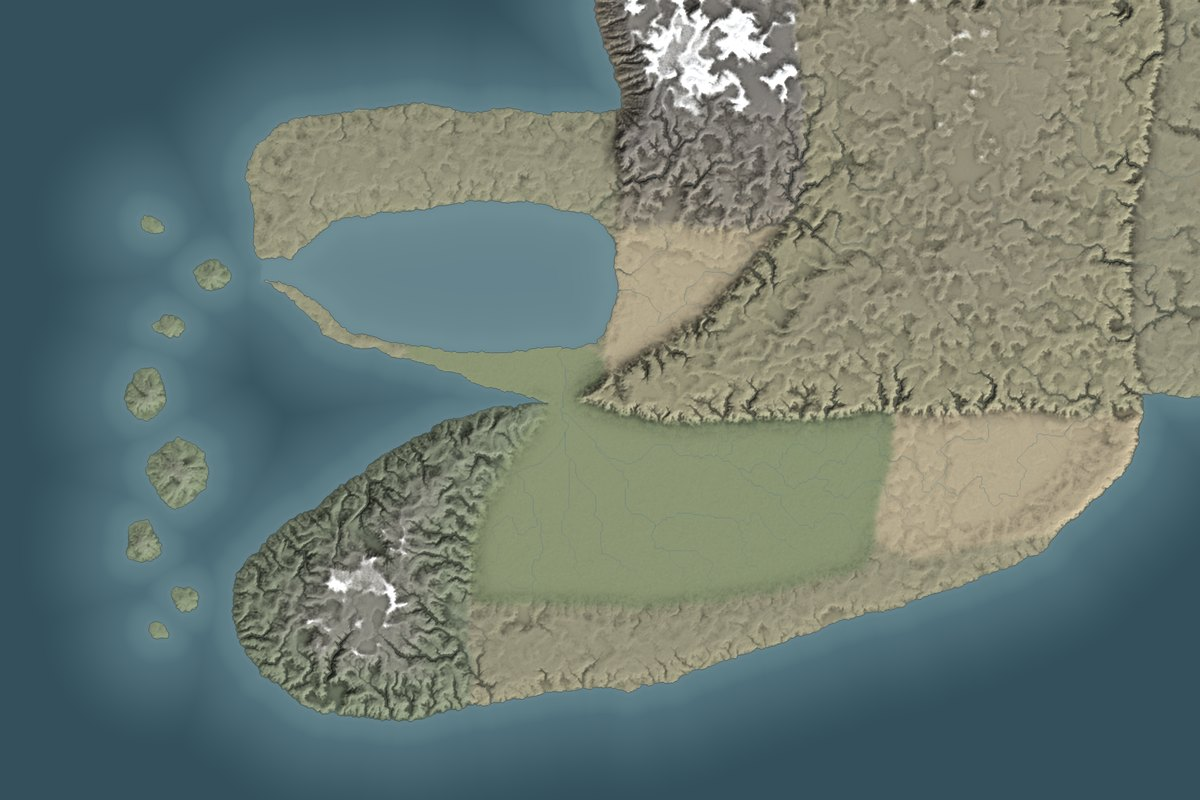
#> input picture research/map-hardening/samples/canon_A_skyrim.jpg, 1200 x 800 px
$ python terrain_v3.py ../samples/canon_A_skyrim.jpg ../samples/canon_B_biome.jpg
#> lines starting #> are read from the running program, lines starting #| are printed output that depends on the picture; after the words box and inside, x2 and y2 are one past the last pixel; in counts of white or black regions, pixels touching at a corner belong together
### research/map-hardening/prototype/lem.py
"""Landscape evolution: priority-flood + Braun-Willett implicit stream-power incision (numba)."""
import math, heapq, numpy as np
from numba import njit

D8 = np.array([(-1, -1), (-1, 0), (-1, 1), (0, -1), (0, 1), (1, -1), (1, 0), (1, 1)], np.int64)
DL = np.array([math.sqrt(2), 1, math.sqrt(2), 1, 1, math.sqrt(2), 1, math.sqrt(2)])

@njit(cache=True)
def priority_flood(h, sea, eps):
    """Fill depressions so every land cell drains to the sea (or edge). Binary heap over flat arrays."""
    H, W = h.shape
    out = h.copy(); done = np.zeros((H, W), np.bool_)
    cap = H * W + 8
    hv = np.empty(cap); hi = np.empty(cap, np.int64); n = 0
    for y in range(H):
        for x in range(W):
            if sea[y, x] or y == 0 or x == 0 or y == H - 1 or x == W - 1:
                done[y, x] = True
                # push
                hv[n] = out[y, x]; hi[n] = y * W + x; c = n; n += 1
                while c > 0:
                    p = (c - 1) // 2
                    if hv[p] <= hv[c]: break
                    hv[p], hv[c] = hv[c], hv[p]; hi[p], hi[c] = hi[c], hi[p]; c = p
    while n > 0:
        v = hv[0]; idx = hi[0]; n -= 1
        hv[0] = hv[n]; hi[0] = hi[n]; c = 0
        while True:
            l = 2 * c + 1; r = l + 1; s = c
            if l < n and hv[l] < hv[s]: s = l
            if r < n and hv[r] < hv[s]: s = r
            if s == c: break
            hv[s], hv[c] = hv[c], hv[s]; hi[s], hi[c] = hi[c], hi[s]; c = s
        y = idx // W; x = idx % W
        for k in range(8):
            ny = y + D8[k, 0]; nx = x + D8[k, 1]
            if ny < 0 or nx < 0 or ny >= H or nx >= W or done[ny, nx]: continue
            done[ny, nx] = True
            if out[ny, nx] <= v + eps: out[ny, nx] = v + eps
            hv[n] = out[ny, nx]; hi[n] = ny * W + nx; c = n; n += 1
            while c > 0:
                p = (c - 1) // 2
                if hv[p] <= hv[c]: break
                hv[p], hv[c] = hv[c], hv[p]; hi[p], hi[c] = hi[c], hi[p]; c = p
    return out

@njit(cache=True)
def receivers(h, sea):
    H, W = h.shape
    rec = np.arange(H * W); dist = np.ones(H * W)
    for y in range(1, H - 1):
        for x in range(1, W - 1):
            if sea[y, x]: continue
            best = 0.0; bk = -1
            for k in range(8):
                ny = y + D8[k, 0]; nx = x + D8[k, 1]
                s = (h[y, x] - h[ny, nx]) / DL[k]
                if s > best: best = s; bk = k
            if bk >= 0:
                rec[y * W + x] = (y + D8[bk, 0]) * W + x + D8[bk, 1]; dist[y * W + x] = DL[bk]
    return rec, dist

# [12 lines left out: function area_and_incise, not called in this run]

def evolve(h, sea, U, K, iters, dt, cell, m=0.45, diffuse=0.0):
    from scipy import ndimage as ndi
    h = h.copy()
    for it in range(iters):
        h = priority_flood(h, sea, 1e-3)
        rec, dist = receivers(h, sea)
        flat = h.ravel().copy(); order = np.argsort(flat, kind='stable')
        A = area_and_incise(flat, order, rec, dist, U.ravel(), K.ravel(), m, dt, cell, sea.ravel())
        h = flat.reshape(h.shape)
        if diffuse > 0:
            h = np.where(sea, h, h + diffuse * (ndi.uniform_filter(h, 3) - h))
    return h, A.reshape(h.shape)

### research/map-hardening/prototype/terrain_v3.py
"""Prototype v3: full canonical continent from the schematic's region mask.
python terrain_v3.py <mask.png (2400x1600, R channel = label)> <outdir>
Labels: 0 ocean,1-2 northern rim,3 Ngaru-Bon,4 Kheshkai,5 Irrah N,6 Irrah SE,7 southern rim,8 Ndjadi,9 Qollari,10 Basin,11 Oravan
"""
import sys, numpy as np
from PIL import Image
from scipy import ndimage as ndi
from lem import evolve

MASK, OUT = sys.argv[1], sys.argv[2]
KM_PER_UNIT = 4.0
lab_full = np.array(Image.open(MASK).convert('RGB'))[..., 0].astype(np.int16)  # 2 px/unit
lab_full[lab_full == 2] = 1

def spectral(shape, beta, seed, kmin=0.0, kmax=1.0):
    r = np.random.default_rng(seed); H, W = shape
    f = np.fft.fft2(r.standard_normal((H, W)))
    k = np.sqrt(np.fft.fftfreq(H)[:, None] ** 2 + np.fft.fftfreq(W)[None, :] ** 2); k[0, 0] = 1
    amp = k ** (-beta / 2); amp[(k < kmin) | (k > kmax)] = 0; amp[0, 0] = 0
    n = np.real(np.fft.ifft2(f * amp)); return (n - n.mean()) / n.std()

def smooth01(t): t = np.clip(t, 0, 1); return t * t * (3 - 2 * t)

def build(S, seed_off=0):
    """Designed macro elevation at S px/unit (from the warped label raster)."""
#> called with S = 1, seed_off = 0
    H, W = 800 * S, 1200 * S
    yy, xx = np.mgrid[0:H, 0:W].astype(float)
    # domain warp in unit space -> organic coasts/borders (same seeds at any S: generated at S=1 then zoomed)
    wx1 = ndi.zoom(9 * spectral((800, 1200), 3.6, 11) + 2.5 * spectral((800, 1200), 2.8, 13), S, order=1)
    wy1 = ndi.zoom(9 * spectral((800, 1200), 3.6, 12) + 2.5 * spectral((800, 1200), 2.8, 14), S, order=1)
    ux = (xx + .5) / S + wx1; uy = (yy + .5) / S + wy1
    lab = ndi.map_coordinates(lab_full, [np.clip(uy * 2, 0, 1599), np.clip(ux * 2, 0, 2399)], order=0)
    sea = (lab == 0) | (lab == 10)
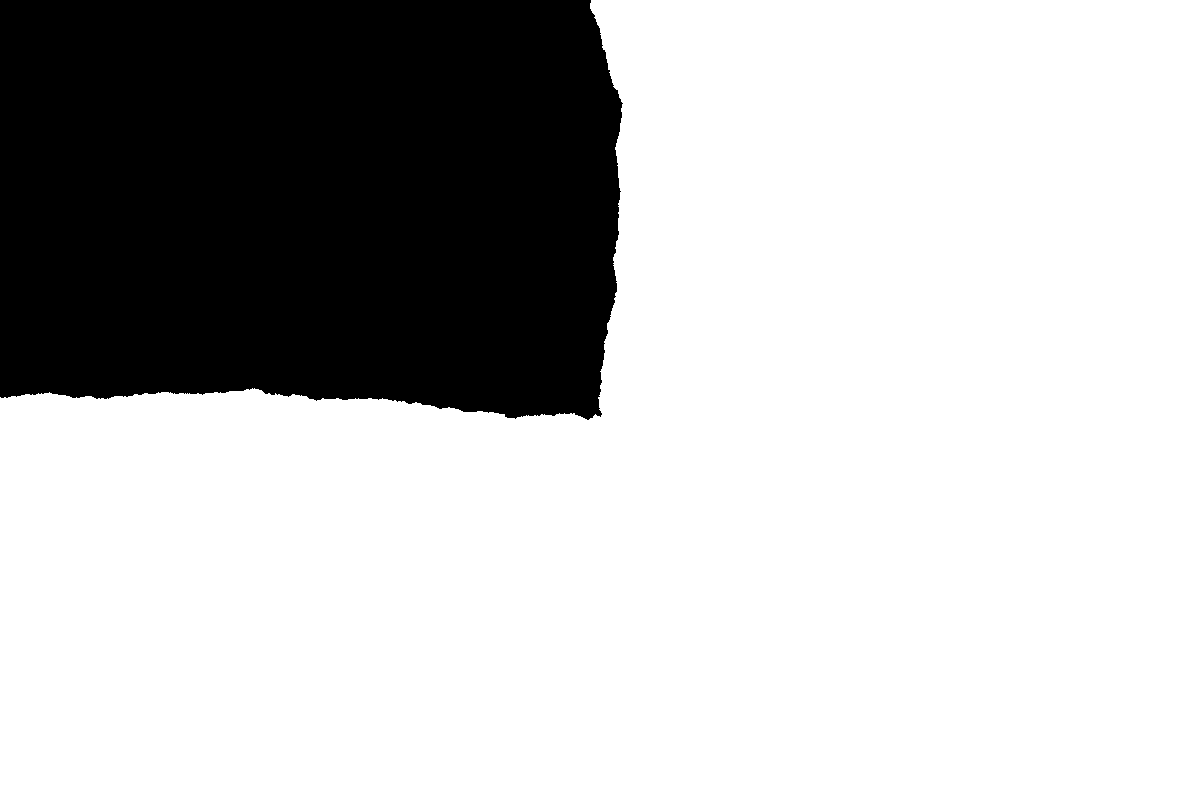
#> sea: shape (800, 1200) bool; 74.5% white; 1 black region, box (x1, y1, x2, y2) and area: (0, 0, 623, 420) 245050
    land = ~sea
    land = ndi.binary_opening(land, iterations=1) | (lab == 11)  # keep islands
#> land: shape (800, 1200) bool; 25.5% white; 1 white region, box (x1, y1, x2, y2) and area: (0, 0, 623, 420) 245039
    sea = ~land
    dsea = ndi.distance_transform_edt(land) / S          # units to nearest water
    def dist_from(mask_lab):                              # units from given labels
        return ndi.distance_transform_edt(~mask_lab) / S
    h = np.zeros((H, W))
    # Northern rim: low hills
    h = np.where(lab == 1, 250 + 500 * smooth01(dsea / 40), h)
#> h: shape (800, 1200) float64; every value is 0
    # Ngaru-Bon: shelf (south) rising to crown (north)
    t = smooth01((200 - uy) / 110)
    h = np.where(lab == 3, 1300 + 600 * smooth01((215 - uy) / 30) + 2700 * t, h)
    # Kheshkai: lip over the wall rising north to interior; east fades lower/drier
    dwall = dist_from(np.isin(lab, [8, 6, 7, 5]))
    east = smooth01((ux - 1000) / 140)
    h = np.where(lab == 4, (2200 + 1900 * smooth01(dwall / 160)) * (1 - 0.35 * east), h)
    # Irrah N lobe: gravel plateau, escarpment rising toward Ngaru-Bon
    h = np.where(lab == 5, 350 + 450 * smooth01((260 - uy) / 50), h)
    # Irrah SE lobe: thorn-steppe rising to frankincense escarpments near the SE coast
    h = np.where(lab == 6, 300 + 1000 * smooth01(1 - dsea / 60) * smooth01(dsea / 4), h)
    # Southern rim: low upland, steep short seaward face
    h = np.where(lab == 7, 250 + 550 * smooth01(dsea / 18), h)
    # Ndjadi: sinking trough, tilted down toward the neck (~560,380) so it drains there
    dneck = np.hypot(ux - 560, uy - 380)
    h = np.where(lab == 8, 4 + 46 * smooth01(dneck / 420), h)
#> in smooth01 (call 10), `return t * t * (3 - 2 * t)`:
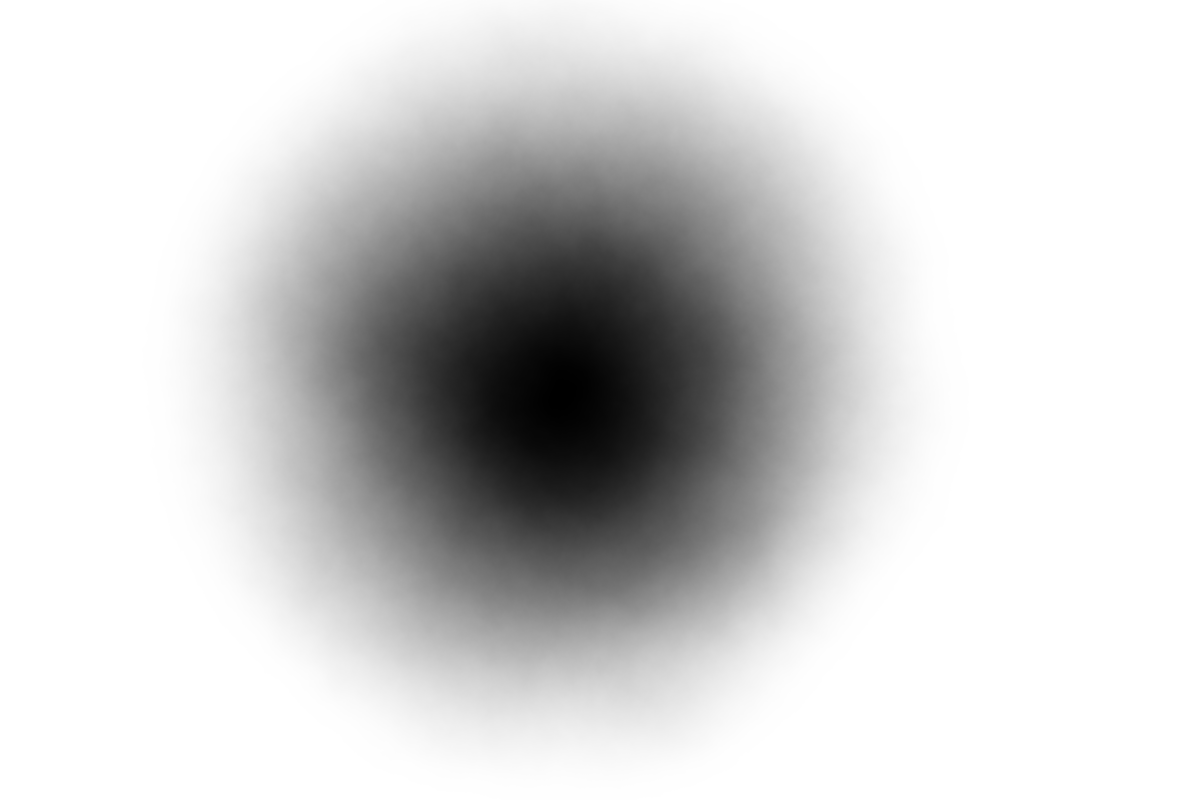
#> returned value: shape (800, 1200) float64; min 1.14e-05, max 1, mean 0.83
    # Qollari: highland massif, foothills toward the NE
    dq = dist_from(lab != 9)
    h = np.where(lab == 9, 1200 + 3000 * smooth01(dq / 70), h)
    # Oravan: volcanic cones per island
    isl, n = ndi.label(lab == 11)
#> isl: shape (800, 1200) int32; every value is 0
#> n = 0
    for i in range(1, n + 1):
        m = isl == i
        cy, cx = ndi.center_of_mass(m); r = np.sqrt(m.sum() / np.pi)
        d = np.hypot(yy - cy, xx - cx) / max(r, 1)
        h = np.where(m, np.maximum(20, 2800 * np.clip(1 - d, 0, 1) ** 1.6 * min(1, r / (20 * S))), h)
    # smooth the region steps; keep the wall and shelf sharper
    hs = ndi.gaussian_filter(h, 6 * S)
    sharp = ndi.gaussian_filter(h, 1.5 * S)
    near_wall = smooth01(1 - np.minimum(dist_from(lab == 4), dist_from(lab == 3)) / 12)
    h = np.where(land, sharp * near_wall + hs * (1 - near_wall), h)
    # relief noise, amplitude by region
    amp = ndi.gaussian_filter(np.select([lab == 3, lab == 4, lab == 9, lab == 11, lab == 7, lab == 1, lab == 6, lab == 5, lab == 8],
                                        [1300, 700, 1100, 300, 300, 300, 250, 220, 3], 0).astype(float), 5 * S)
    ridged = (1 - np.abs(ndi.zoom(spectral((800, 1200), 1.7, 21, kmin=0.006, kmax=0.08), S, order=3))) ** 3
    low = ndi.zoom(spectral((800, 1200), 3.0, 22), S, order=3)
    h = h + amp * (1.3 * ridged - 0.3) + 0.25 * amp * low
    h = np.where(land, np.minimum(np.maximum(h, 2), 10 + dsea * 160 + (lab == 11) * 4000), 0)
    # bathymetry: Basin shallow, ocean deeper
    dl = ndi.distance_transform_edt(sea) / S
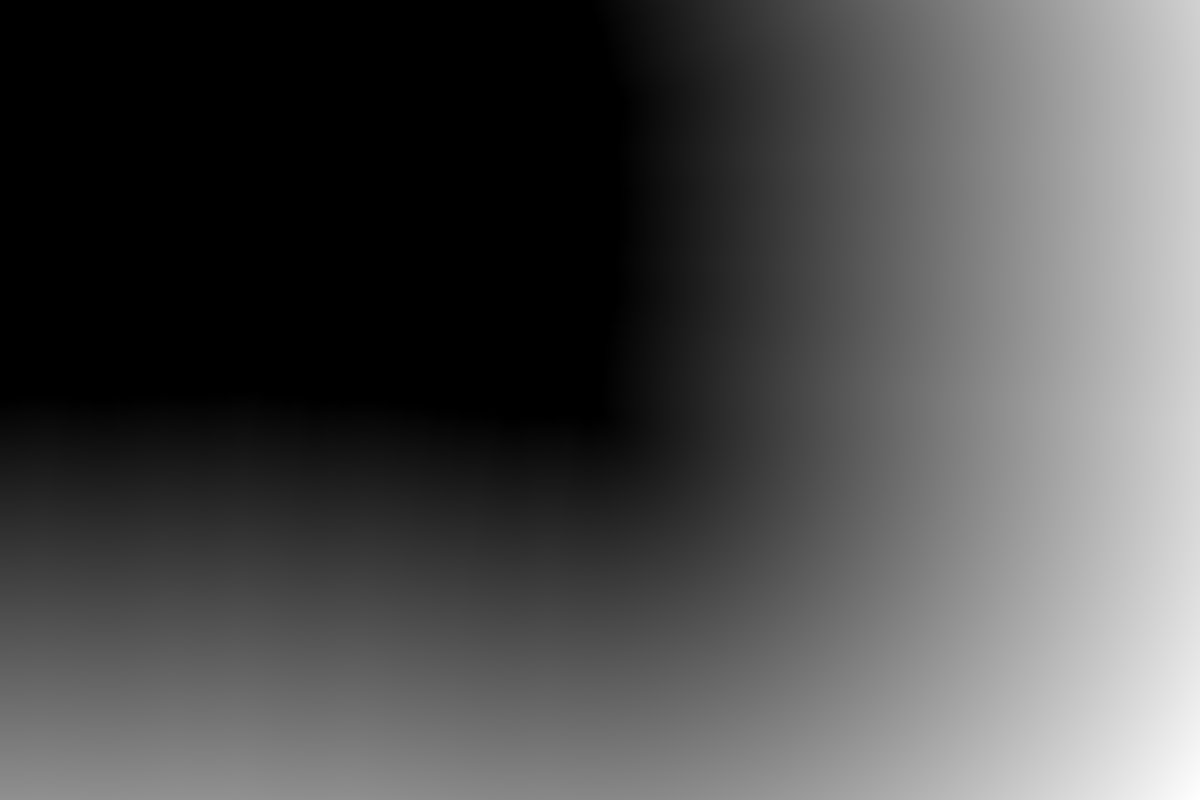
#> dl: shape (800, 1200) float64; min 0, max 711.2, mean 215; drawn with min black and max white
    bdepth = np.where(lab == 10, -20 - 140 * smooth01(dl / 60), -40 - 3000 * smooth01(dl / 120))
    h = np.where(sea, bdepth, h)
    K = ndi.gaussian_filter(np.select([lab == 3, lab == 4, lab == 9, lab == 7, lab == 1, lab == 11, lab == 6, lab == 5],
                                      [1.0, 0.45, 1.0, 0.8, 0.6, 0.9, 0.3, 0.12], 0.05).astype(float), 4 * S)
#> K: shape (800, 1200) float64; every value is 0.05
    # Kheshkai's wet south wall erodes hard
    K = np.where(lab == 4, K + 0.9 * smooth01(1 - dwall / 35), K)
#> in smooth01 (call 15), `t = np.clip(t, 0, 1)`:
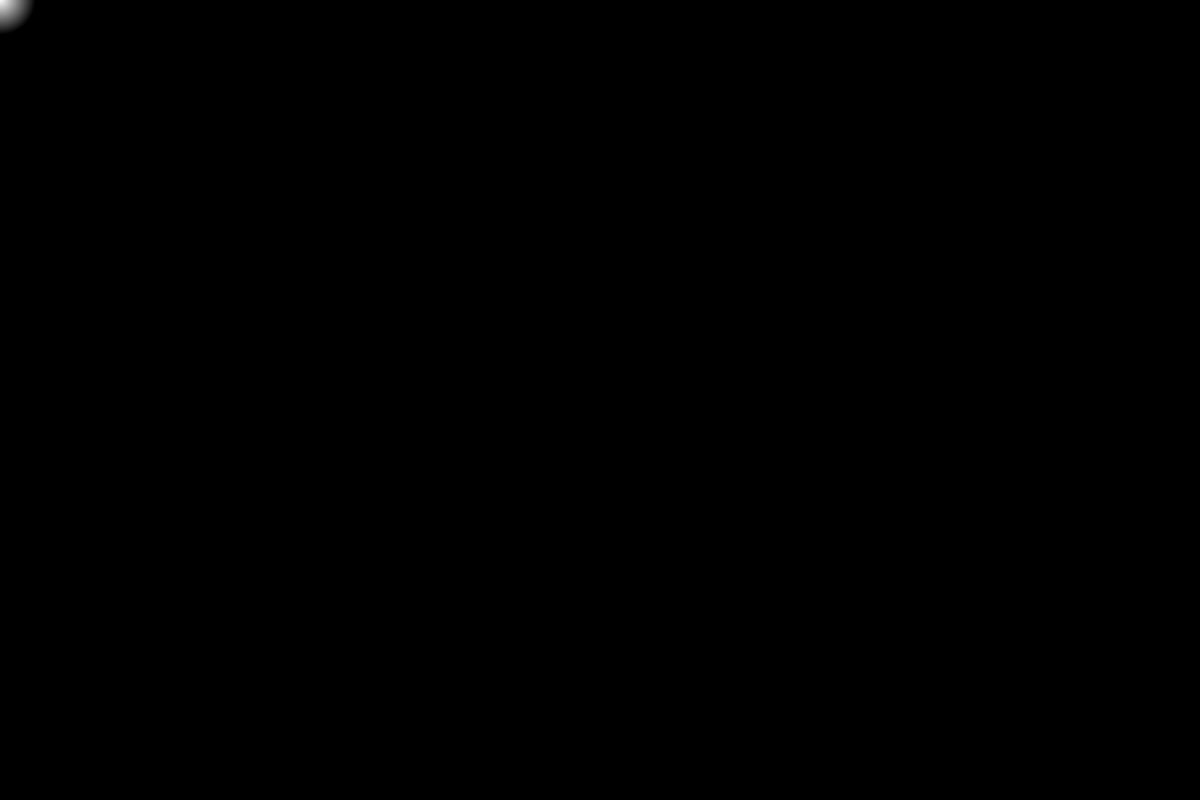
#> t: shape (800, 1200) float64; min 0, max 0.971, mean 0.000334
    return h, sea, lab, K

# coarse: 1 px/unit
h, sea, lab, K = build(1)
cell = KM_PER_UNIT * 1000
he, A = evolve(np.where(sea, -50.0, h), sea, np.zeros_like(h), K * 4e-5, iters=60, dt=500.0, cell=cell, m=0.5, diffuse=0.1)
#> (the run stopped early here; a loop or call above may not have finished)
